Frame 1 (no input): blank canvas, image omitted
Frame 60 (no input): blank canvas, image omitted
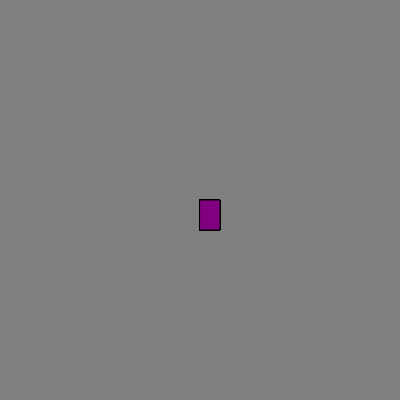
Frame 120 (the mouse pressed at the canvas centre since frame 60)

The p5.js sketch whose frames 1 and 60 were blank and that drew this single picture after the mouse press (run headless with seeded random() and noise() and a simulated clock; from frame 60 on, the mouse is pressed at the canvas centre):

// p5.js sketch
// ── sketch.js
function setup() {
  createCanvas(400, 400);
  background("gray");
}

function draw() {
  
  stroke("black");
  fill("purple");
  
  if(mouseIsPressed){
  rect(mouseX,mouseY,20,30)
  }
}
